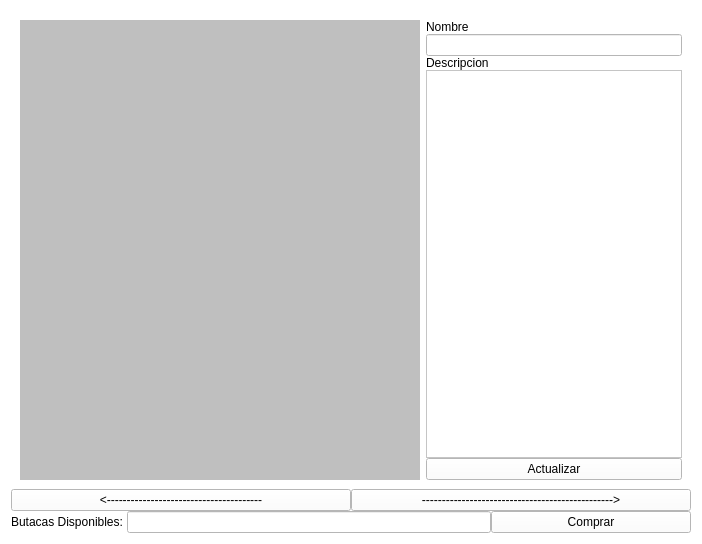
            <widget class="QWidget" name="page_dos">
             <property name="styleSheet">
              <string notr="true">background-color: rgb(255, 255, 255);</string>
             </property>
             <layout class="QHBoxLayout" name="horizontalLayout_5">
              <item>
               <widget class="QWidget" name="widget_5" native="true">
                <property name="minimumSize">
                 <size>
                  <width>350</width>
                  <height>0</height>
                 </size>
                </property>
                <layout class="QVBoxLayout" name="verticalLayout_11">
                 <property name="spacing">
                  <number>0</number>
                 </property>
                 <property name="leftMargin">
                  <number>0</number>
                 </property>
                 <property name="topMargin">
                  <number>0</number>
                 </property>
                 <property name="rightMargin">
                  <number>0</number>
                 </property>
                 <property name="bottomMargin">
                  <number>0</number>
                 </property>
                 <item>
                  <widget class="QWidget" name="widget_6" native="true">
                   <property name="minimumSize">
                    <size>
                     <width>0</width>
                     <height>500</height>
                    </size>
                   </property>
                   <layout class="QVBoxLayout" name="verticalLayout_8">
                    <property name="spacing">
                     <number>0</number>
                    </property>
                    <property name="leftMargin">
                     <number>0</number>
                    </property>
                    <property name="topMargin">
                     <number>0</number>
                    </property>
                    <property name="rightMargin">
                     <number>0</number>
                    </property>
                    <property name="bottomMargin">
                     <number>0</number>
                    </property>
                    <item>
                     <widget class="QWidget" name="widget_8" native="true">
                      <layout class="QHBoxLayout" name="horizontalLayout_12">
                       <item>
                        <widget class="QLabel" name="Imagen_cartelera">
                         <property name="minimumSize">
                          <size>
                           <width>400</width>
                           <height>0</height>
                          </size>
                         </property>
                         <property name="styleSheet">
                          <string notr="true">background-color:rgb(191, 191, 191)</string>
                         </property>
                         <property name="text">
                          <string/>
                         </property>
                        </widget>
                       </item>
                       <item>
                        <layout class="QVBoxLayout" name="verticalLayout_9">
                         <property name="spacing">
                          <number>0</number>
                         </property>
                         <item>
                          <widget class="QLabel" name="label">
                           <property name="text">
                            <string>Nombre</string>
                           </property>
                          </widget>
                         </item>
                         <item>
                          <widget class="QLineEdit" name="lineEdit_nombre"/>
                         </item>
                         <item>
                          <widget class="QLabel" name="label_2">
                           <property name="text">
                            <string>Descripcion</string>
                           </property>
                          </widget>
                         </item>
                         <item>
                          <widget class="QTextEdit" name="textEdit_descripion"/>
                         </item>
                         <item>
                          <widget class="QPushButton" name="btn_actualizar">
                           <property name="text">
                            <string>Actualizar</string>
                           </property>
                          </widget>
                         </item>
                        </layout>
                       </item>
                      </layout>
                     </widget>
                    </item>
                    <item>
                     <widget class="QWidget" name="widget_14" native="true">
                      <property name="maximumSize">
                       <size>
                        <width>16777215</width>
                        <height>50</height>
                       </size>
                      </property>
                      <layout class="QVBoxLayout" name="verticalLayout_12">
                       <property name="spacing">
                        <number>0</number>
                       </property>
                       <property name="leftMargin">
                        <number>0</number>
                       </property>
                       <property name="topMargin">
                        <number>0</number>
                       </property>
                       <property name="rightMargin">
                        <number>0</number>
                       </property>
                       <property name="bottomMargin">
                        <number>0</number>
                       </property>
                       <item>
                        <layout class="QHBoxLayout" name="horizontalLayout_4">
                         <property name="spacing">
                          <number>0</number>
                         </property>
                         <item>
                          <widget class="QPushButton" name="btn_anterior">
                           <property name="text">
                            <string>&lt;---------------------------------------</string>
                           </property>
                          </widget>
                         </item>
                         <item>
                          <widget class="QPushButton" name="btn_siguiente">
                           <property name="text">
                            <string>------------------------------------------------&gt;</string>
                           </property>
                          </widget>
                         </item>
                        </layout>
                       </item>
                      </layout>
                     </widget>
                    </item>
                   </layout>
                  </widget>
                 </item>
                 <item>
                  <widget class="QWidget" name="widget_7" native="true">
                   <layout class="QHBoxLayout" name="horizontalLayout_14">
                    <property name="spacing">
                     <number>0</number>
                    </property>
                    <property name="leftMargin">
                     <number>0</number>
                    </property>
                    <property name="topMargin">
                     <number>0</number>
                    </property>
                    <property name="rightMargin">
                     <number>0</number>
                    </property>
                    <property name="bottomMargin">
                     <number>0</number>
                    </property>
                    <item>
                     <layout class="QHBoxLayout" name="horizontalLayout_13">
                      <property name="spacing">
                       <number>0</number>
                      </property>
                      <item>
                       <widget class="QLabel" name="label_12">
                        <property name="text">
                         <string>Butacas Disponibles: </string>
                        </property>
                       </widget>
                      </item>
                      <item>
                       <widget class="QLineEdit" name="Butacas_disponibles"/>
                      </item>
                      <item>
                       <widget class="QPushButton" name="btn_comprar">
                        <property name="minimumSize">
                         <size>
                          <width>200</width>
                          <height>0</height>
                         </size>
                        </property>
                        <property name="text">
                         <string>Comprar</string>
                        </property>
                       </widget>
                      </item>
                     </layout>
                    </item>
                   </layout>
                  </widget>
                 </item>
                </layout>
               </widget>
              </item>
             </layout>
            </widget>
